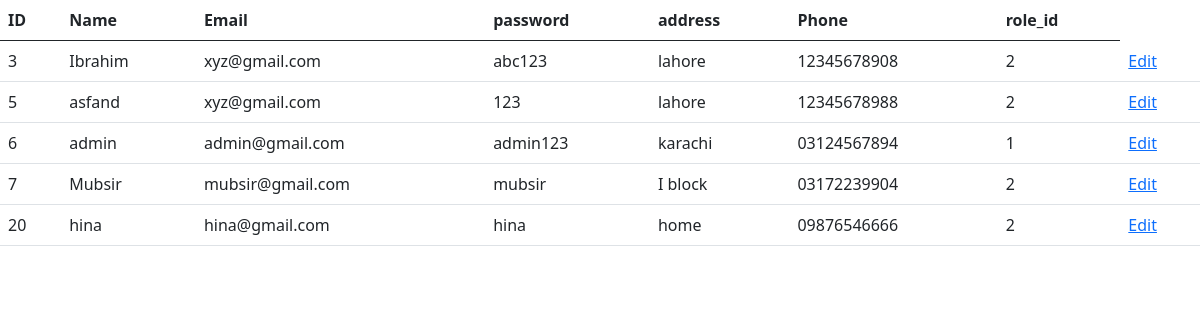
The page /table.php on the database as committed earlier.
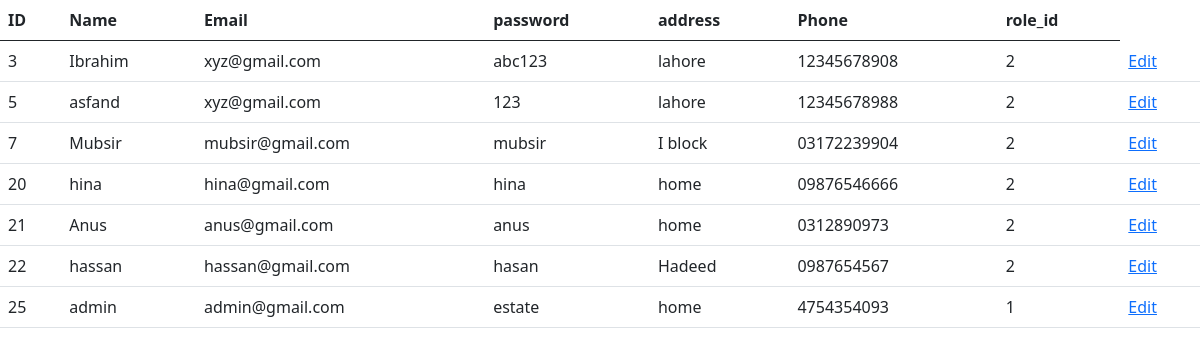
The same page on the database as committed later.
### tables this page shows
CREATE TABLE `users` (
  `user_id` int(11) NOT NULL,
  `user_name` varchar(255) DEFAULT NULL,
  `email` varchar(255) DEFAULT NULL,
  `passwordd` varchar(255) DEFAULT NULL,
  `address` varchar(255) DEFAULT NULL,
  `Phone` varchar(11) NOT NULL,
  `role` int(11) DEFAULT NULL
);

### table.php (the view, shortened to what this page needs)
<?php
    include("config.php");
    $query = "SELECT * FROM users;";
    $result = mysqli_query($conn, $query);
    ?>
    <!DOCTYPE html>
    <html lang="en">
    <head>
        <link href="https://cdn.jsdelivr.net/npm/bootstrap@5.0.2/dist/css/bootstrap.min.css" rel="stylesheet">
    </head>
    <body>
        <table class="table table-border">
            <thead>
                <tr>
                    <th>ID</th>
                    <th>Name</th>
                    <th>Email</th>
                    <th>password</th>
                    <th>address</th>
                    <th>Phone</th>
                    <th>role_id</th>
                </tr>
            </thead>
            <tbody>
                <?php
                while($data = mysqli_fetch_assoc($result)){
                    ?>
                    <tr>
                    <td><?php echo $data["user_id"]?></td>
                        <td><?php echo $data["user_name"]?></td>
                        <td><?php echo $data["email"]?></td>
                        <td><?php echo $data["passwordd"]?></td>
                        <td><?php echo $data["address"]?></td>
                        <td><?php echo $data["Phone"]?></td>
                        <td><?php echo $data["role"]?></td>
                        <td>
                        <a href="edit.php?id=<?php echo $data["user_id"]; ?>">Edit</a>
                        </td>
                        </tr>
                        <?php
                }
                ?>
            </tbody>
        </table>
    </body>
    </html>

Rows that differ between the two databases and show on the page:
removed users: user_id "6", user_name "admin", email "admin@gmail.com", passwordd "admin123", address "karachi", Phone "03124567894", role "1"
added users: user_id "21", user_name "Anus", email "anus@gmail.com", passwordd "anus", address "home", Phone "0312890973", role "2"
added users: user_id "22", user_name "hassan", email "hassan@gmail.com", passwordd "hasan", address "Hadeed", Phone "0987654567", role "2"
added users: user_id "25", user_name "admin", email "admin@gmail.com", passwordd "estate", address "home", Phone "4754354093", role "1"
